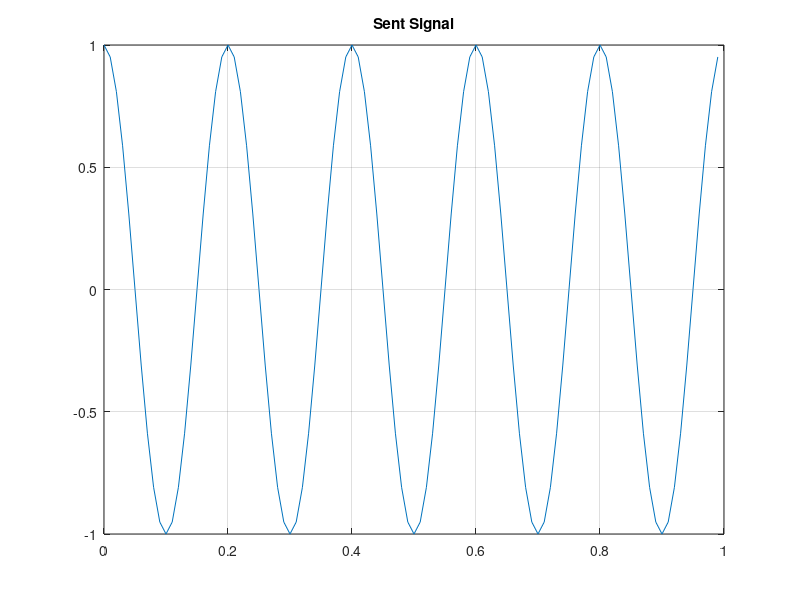
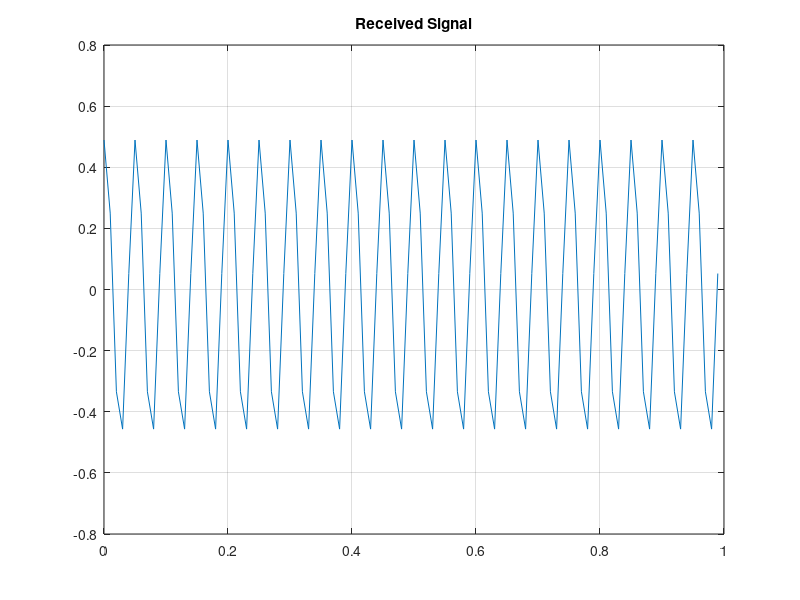
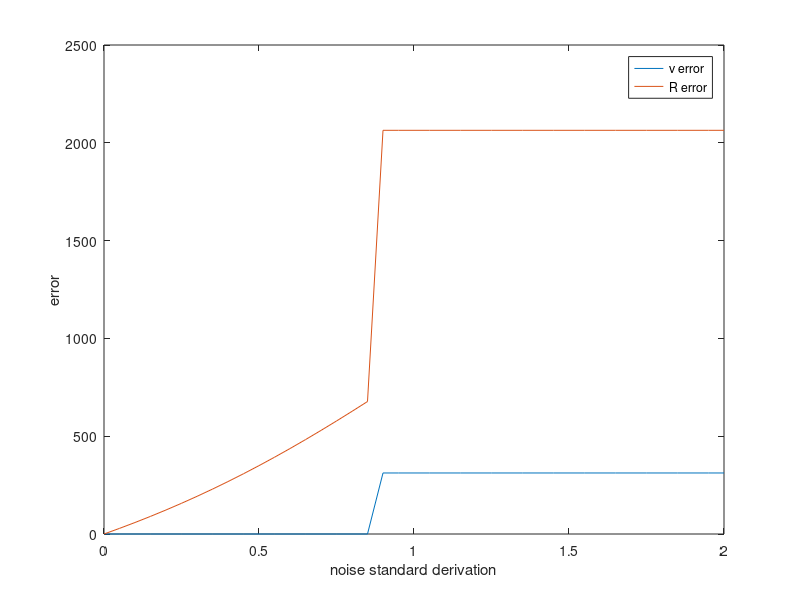

Write the MATLAB code that produced these figures, in order.
% p1_1 generating sent signal
tStart = 0;
tEnd = 1;
fs = 100;
t = tStart : 1/fs : tEnd - 1/fs;
fc = 5;
xSent = cos(2 * pi * fc * t);
figure;
plot(t, xSent);
title("Sent Signal");
grid on;

% p1_2 recieving signal

v = 180 / 3.6;
R = 250000;
beta = 0.3;
alpha = 0.5;
fd = beta * v;
C = 3e8;
P = 2 / C;
td =  P * R;
receivedSignal = alpha * cos(2 * pi * (fc+fd) * (t-td));
figure;
plot(t, receivedSignal);
title("Received Signal");
grid on;

% p1_3 finding values

fourier = fftshift(fft(receivedSignal));
[maxValue, maxIndex] = max(abs(fourier));
foundFd = abs(maxIndex - floor(fs / 2) - 1) - fc; 
foundV = foundFd / beta;
phase = angle(fourier);
foundTd = phase(maxIndex) / (2 * pi * (fd + fc));
foundR = foundTd * C / 2;
fprintf("estimated V(km/h): %f\n", foundV * 3.6);
fprintf("estimated R(km): %f\n", foundR / 1000);
% p1_4 adding noise

noise = randn(1, length(receivedSignal));
noisePower = 0:0.05:2;
vError = zeros(1, length(noisePower));
bestVNoisePower = 0;
rError = zeros(1, length(noisePower));
bestRNoisePower = 0;
threshold = 0.1;

for i = 1 : length(noisePower)
    thisNoisePower = noisePower(i);
    receivedSignal = alpha * cos(2 * pi * (fd + fc)*(t - td)) + thisNoisePower * noise;
    fourier = fftshift(fft(receivedSignal));
    [maxValue, maxIndex] = max(abs(fourier));
    foundFd = abs(maxIndex - floor(fs / 2) - 1) - fc; 
    phase = angle(fourier);
    foundTd = phase(maxIndex) / (2 * pi * (fd + fc));
    foundV = foundFd / beta;
    foundR = foundTd * C / 2;
    if (abs(foundV - v) < threshold * v)
        bestVNoisePower = thisNoisePower;
    end
    if (abs(foundR - R) < threshold * R)
        bestRNoisePower = thisNoisePower;
    end
    vError(i) = abs(foundV - v) * 3.6;
    rError(i) = abs(foundR - R) / 1000;
end

fprintf("last noise standard derivation for v is: %f\n", bestVNoisePower);
fprintf("last noise standard derivation for R is: %f\n", bestRNoisePower);

figure;
plot(noisePower, vError);
hold on
plot(noisePower, rError);
ylabel("error")
xlabel("noise standard derivation")
legend("v error", "R error")